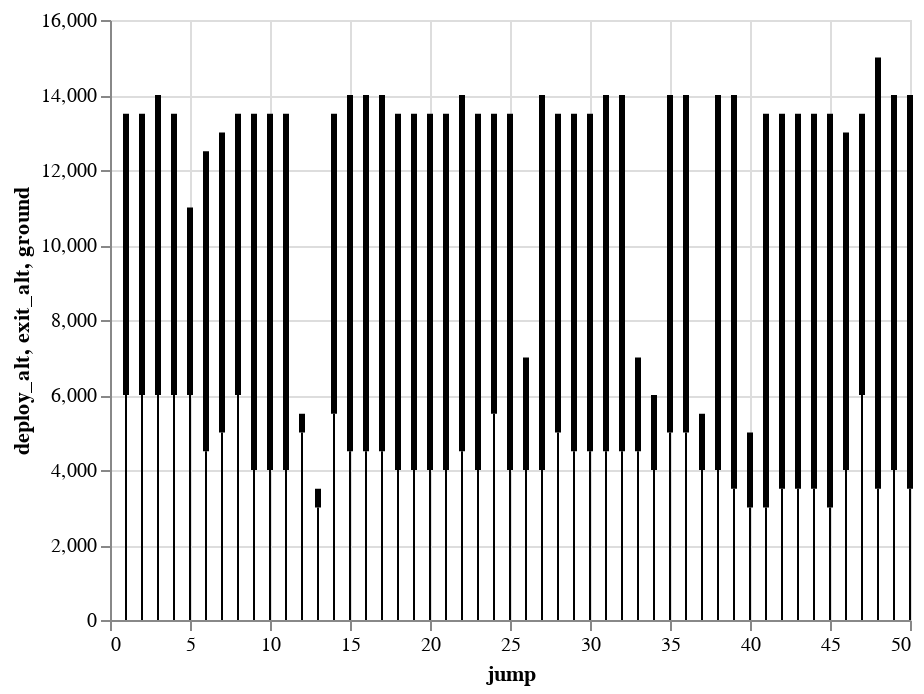

Notebook code for this chart:
### Code cell
top = alt.Chart(eli50).mark_rule(size=3).encode(
    x='jump',
    y='deploy_alt',
    y2='exit_alt'
)

bottom = alt.Chart(eli50).mark_rule(size=1).encode(
    x='jump',
    y='deploy_alt',
    y2='ground'
)

# abc ... 123
top + bottom

### Figure 1 — Vega-Lite specification as saved in the notebook (floating-point values rounded to 4 significant figures)
{"config": {"view": {"continuousWidth": 400, "continuousHeight": 300}}, "layer": [{"mark": {"type": "rule", "size": 3}, "encoding": {"x": {"type": "quantitative", "field": "jump"}, "y": {"type": "quantitative", "field": "deploy_alt"}, "y2": {"field": "exit_alt"}}}, {"mark": {"type": "rule", "size": 1}, "encoding": {"x": {"type": "quantitative", "field": "jump"}, "y": {"type": "quantitative", "field": "deploy_alt"}, "y2": {"field": "ground"}}}], "data": {"name": "data-cd819be294a875b589c60dbd9ab3ea94"}, "$schema": "https://vega.github.io/schema/vega-lite/v4.8.1.json", "datasets": {"data-cd819be294a875b589c60dbd9ab3ea94": [{"jump": 1, "exit_alt": 13500, "deploy_alt": 6000, "freefall": 7500, "ground": 0}, {"jump": 2, "exit_alt": 13500, "deploy_alt": 6000, "freefall": 7500, "ground": 0}, {"jump": 3, "exit_alt": 14000, "deploy_alt": 6000, "freefall": 8000, "ground": 0}, {"jump": 4, "exit_alt": 13500, "deploy_alt": 6000, "freefall": 7500, "ground": 0}, {"jump": 5, "exit_alt": 11000, "deploy_alt": 6000, "freefall": 5000, "ground": 0}, {"jump": 6, "exit_alt": 12500, "deploy_alt": 4500, "freefall": 8000, "ground": 0}, {"jump": 7, "exit_alt": 13000, "deploy_alt": 5000, "freefall": 8000, "ground": 0}, {"jump": 8, "exit_alt": 13500, "deploy_alt": 6000, "freefall": 7500, "ground": 0}, {"jump": 9, "exit_alt": 13500, "deploy_alt": 4000, "freefall": 9500, "ground": 0}, {"jump": 10, "exit_alt": 13500, "deploy_alt": 4000, "freefall": 9500, "ground": 0}, {"jump": 11, "exit_alt": 13500, "deploy_alt": 4000, "freefall": 9500, "ground": 0}, {"jump": 12, "exit_alt": 5500, "deploy_alt": 5000, "freefall": 500, "ground": 0}, {"jump": 13, "exit_alt": 3500, "deploy_alt": 3000, "freefall": 500, "ground": 0}, {"jump": 14, "exit_alt": 13500, "deploy_alt": 5500, "freefall": 8000, "ground": 0}, {"jump": 15, "exit_alt": 14000, "deploy_alt": 4500, "freefall": 9500, "ground": 0}, {"jump": 16, "exit_alt": 14000, "deploy_alt": 4500, "freefall": 9500, "ground": 0}, {"jump": 17, "exit_alt": 14000, "deploy_alt": 4500, "freefall": 9500, "ground": 0}, {"jump": 18, "exit_alt": 13500, "deploy_alt": 4000, "freefall": 9500, "ground": 0}, {"jump": 19, "exit_alt": 13500, "deploy_alt": 4000, "freefall": 9500, "ground": 0}, {"jump": 20, "exit_alt": 13500, "deploy_alt": 4000, "freefall": 9500, "ground": 0}, {"jump": 21, "exit_alt": 13500, "deploy_alt": 4000, "freefall": 9500, "ground": 0}, {"jump": 22, "exit_alt": 14000, "deploy_alt": 4500, "freefall": 9500, "ground": 0}, {"jump": 23, "exit_alt": 13500, "deploy_alt": 4000, "freefall": 9500, "ground": 0}, {"jump": 24, "exit_alt": 13500, "deploy_alt": 5500, "freefall": 8000, "ground": 0}, {"jump": 25, "exit_alt": 13500, "deploy_alt": 4000, "freefall": 9500, "ground": 0}, {"jump": 26, "exit_alt": 7000, "deploy_alt": 4000, "freefall": 3000, "ground": 0}, {"jump": 27, "exit_alt": 14000, "deploy_alt": 4000, "freefall": 10000, "ground": 0}, {"jump": 28, "exit_alt": 13500, "deploy_alt": 5000, "freefall": 8500, "ground": 0}, {"jump": 29, "exit_alt": 13500, "deploy_alt": 4500, "freefall": 9000, "ground": 0}, {"jump": 30, "exit_alt": 13500, "deploy_alt": 4500, "freefall": 9000, "ground": 0}, {"jump": 31, "exit_alt": 14000, "deploy_alt": 4500, "freefall": 9500, "ground": 0}, {"jump": 32, "exit_alt": 14000, "deploy_alt": 4500, "freefall": 9500, "ground": 0}, {"jump": 33, "exit_alt": 7000, "deploy_alt": 4500, "freefall": 2500, "ground": 0}, {"jump": 34, "exit_alt": 6000, "deploy_alt": 4000, "freefall": 2000, "ground": 0}, {"jump": 35, "exit_alt": 14000, "deploy_alt": 5000, "freefall": 9000, "ground": 0}, {"jump": 36, "exit_alt": 14000, "deploy_alt": 5000, "freefall": 9000, "ground": 0}, {"jump": 37, "exit_alt": 5500, "deploy_alt": 4000, "freefall": 1500, "ground": 0}, {"jump": 38, "exit_alt": 14000, "deploy_alt": 4000, "freefall": 10000, "ground": 0}, {"jump": 39, "exit_alt": 14000, "deploy_alt": 3500, "freefall": 10500, "ground": 0}, {"jump": 40, "exit_alt": 5000, "deploy_alt": 3000, "freefall": 2000, "ground": 0}, {"jump": 41, "exit_alt": 13500, "deploy_alt": 3000, "freefall": 10500, "ground": 0}, {"jump": 42, "exit_alt": 13500, "deploy_alt": 3500, "freefall": 10000, "ground": 0}, {"jump": 43, "exit_alt": 13500, "deploy_alt": 3500, "freefall": 10000, "ground": 0}, {"jump": 44, "exit_alt": 13500, "deploy_alt": 3500, "freefall": 10000, "ground": 0}, {"jump": 45, "exit_alt": 13500, "deploy_alt": 3000, "freefall": 10500, "ground": 0}, {"jump": 46, "exit_alt": 13000, "deploy_alt": 4000, "freefall": 9000, "ground": 0}, {"jump": 47, "exit_alt": 13500, "deploy_alt": 6000, "freefall": 7500, "ground": 0}, {"jump": 48, "exit_alt": 15000, "deploy_alt": 3500, "freefall": 11500, "ground": 0}, {"jump": 49, "exit_alt": 14000, "deploy_alt": 4000, "freefall": 10000, "ground": 0}, {"jump": 50, "exit_alt": 14000, "deploy_alt": 3500, "freefall": 10500, "ground": 0}]}}
